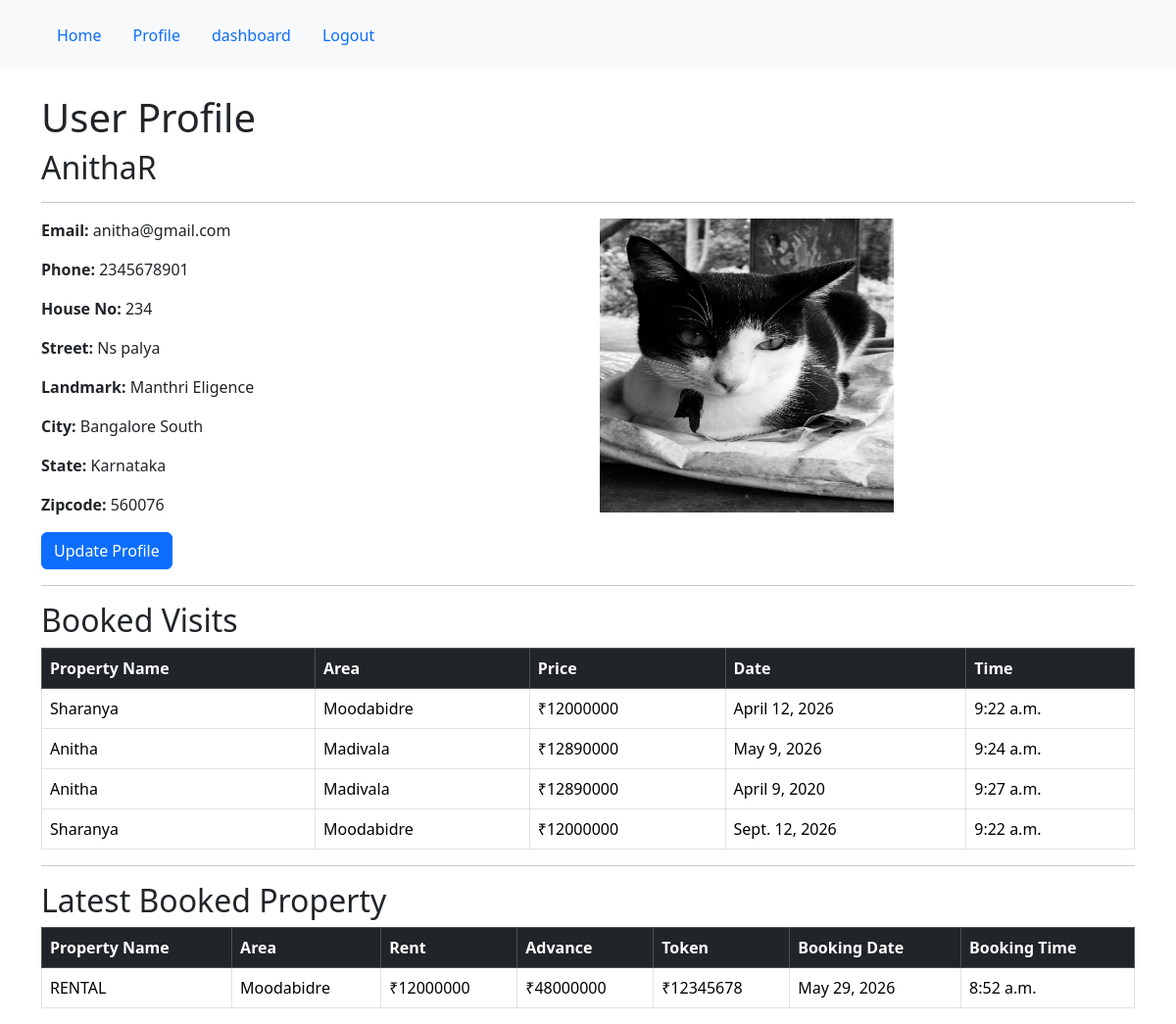
The app's page /profile (signed in) with its own data.
### formapp/models.py (models this page shows)
class UserData(models.Model):
    user=models.OneToOneField(User, on_delete=models.CASCADE)
    phone=models.BigIntegerField()
    house_no=models.IntegerField()
    street=models.CharField(max_length=100)
    landmark=models.CharField(max_length=100)
    city=models.CharField(max_length=100)
    state=models.CharField(max_length=100)
    zipcode=models.CharField(max_length=100)
    userpic=models.ImageField(upload_to='userpic/',blank=True,null=True)

### properties/models.py (models this page shows, shortened)
class visit(models.Model):
    user = models.ForeignKey(User, on_delete=models.CASCADE)
    area=models.ForeignKey(allproperties, on_delete=models.CASCADE)
    date=models.DateField()
    time=models.TimeField()
    water=models.IntegerField(default=1000)
    maintainence=models.IntegerField(default=500)

class allproperties(models.Model):
    name=models.CharField(max_length=100)
    property_type=models.CharField(choices=types)
    price=models.IntegerField()
    floors=models.CharField(max_length=100)
    category=models.CharField(choices=cat)
    age=models.IntegerField()
    area=models.CharField(max_length=100)
    city=models.CharField(max_length=100)
    no_of_rooms=models.IntegerField()
    no_of_bathrooms=models.IntegerField()
    balcony=models.BooleanField()
    attached_bathroom=models.BooleanField()
    owner_name=models.CharField(max_length=100)
    property_image=models.ImageField(upload_to='media/images/',blank=True,null=True)
    realtorname = models.ForeignKey(Realtors, related_name='realtorss', on_delete=models.CASCADE)
    verdict=models.CharField(max_length=100, choices=status)

### booking/models.py (models this page shows, shortened)
class BookingModel(models.Model):
    user = models.ForeignKey(
        User,
        on_delete=models.CASCADE
    )
    booking_id = models.UUIDField(
        default=uuid.uuid4,
        unique=True,
        editable=False
    )
    booking_date = models.DateField(
        auto_now_add=True
    )
    booking_time = models.TimeField(
        auto_now_add=True
    )
    property_detail = models.ForeignKey(
        allproperties,
        on_delete=models.CASCADE
    )
    owner_name = models.CharField(max_length=100)
    property_name = models.CharField(max_length=100)
    area = models.CharField(max_length=100)
    rent = models.IntegerField()
    advance = models.IntegerField()
    token = models.IntegerField()

### formapp/views.py (the view, shortened to what this page needs)
# urls.py: path('profile',views.profile, name='profile'),
@login_required(login_url="login")
def profile(request):
    is_realtor=Realtors.objects.filter(user=request.user).exists()
    realtor=None
    booking = visit.objects.filter(user=request.user)
    books = Book.objects.filter(user=request.user)
    latestbooking=BookingModel.objects.filter(user=request.user).order_by ('-booking_date','-booking_time')[:1]
    return render(request, 'profile.html',{'booking':booking,'books':books,'latestbooking':latestbooking})

### templates/profile.html
{% extends 'base.html' %}
{% block content %}
<div class="container mt-4">
    <div class="jumbotron">
        {% if is_realtor %}
        <h1>Realtor Profile</h1>
        <h2>{{ realtor.user.username }}</h2>
        <hr>
        <div class="row">
            <div class="col-md-6">
                <p><strong>Email:</strong> {{ realtor.user.email }}</p>
                <p><strong>Phone:</strong> {{ realtor.phone }}</p>
                <p><strong>Address:</strong> {{ realtor.address }}</p>
                <p><strong>License Number:</strong> {{ realtor.lic_no }}</p>
                <p>
                    <strong>Approved:</strong>
                    {% if realtor.is_approved %}
                        Yes
                    {% else %}
                        No
                    {% endif %}
                </p>
            </div>
            <div class="col-md-6">
                <h5>Photo</h5>
                {% if realtor.photo %}
                    <img src="{{ realtor.photo.url }}"
                         width="250"
                         height="250">
                {% endif %}
                <br><br>
                <h5>License Image</h5>
                {% if realtor.lic_img %}
                    <img src="{{ realtor.lic_img.url }}"
                         width="250"
                         height="250">
                {% endif %}
            </div>
            <a class="btn btn-primary btn-sm"
                   href="{% url 'update' %}">
                    Update Profile
            </a>
        </div>
        <br>
<h3>My Properties</h3>
<table class="table table-bordered table-hover">
    <thead class="table-dark">
        <tr>
            <th>Sl No</th>
            <th>Property</th>
            <th>Owner Name</th>
            <th>Property Price</th>
            <th>Realtor Charge</th>
            <th>Agreement</th>
        </tr>
    </thead>
    <tbody>
        {% for p in properties %}
        <tr>
            <td>{{ forloop.counter }}</td>
            <td>{{ p.name }}</td>
            <td>{{ p.owner_name }}</td>
            <td>₹{{ p.price }}</td>
            <td>
                ₹{% widthratio p.price 100 1.5 %}
            </td>
            <td>
                <a href="{% url 'agreement' p.id %}">
                    <i class="bi bi-file-earmark-pdf-fill fs-4 text-danger"></i>
                </a>
            </td>
        </tr>
        {% empty %}
        <tr>
            <td colspan="6" class="text-center">
                No Properties Added
            </td>
        </tr>
        {% endfor %}
    </tbody>
</table>
        {% else %}
        <h1>User Profile</h1>
        <h2>{{ user.username }}</h2>
        <hr>
        <div class="row">
            <div class="col-md-6">
                <p><strong>Email:</strong> {{ user.email }}</p>
                <p><strong>Phone:</strong> {{ user.userdata.phone }}</p>
                <p><strong>House No:</strong> {{ user.userdata.house_no }}</p>
                <p><strong>Street:</strong> {{ user.userdata.street }}</p>
                <p><strong>Landmark:</strong> {{ user.userdata.landmark }}</p>
                <p><strong>City:</strong> {{ user.userdata.city }}</p>
                <p><strong>State:</strong> {{ user.userdata.state }}</p>
                <p><strong>Zipcode:</strong> {{ user.userdata.zipcode }}</p>
                <a class="btn btn-primary"
                   href="{% url 'update' %}">
                    Update Profile
                </a>
            </div>
            <div class="col-md-6">
                {% if user.userdata.userpic %}
                    <img src="{{ user.userdata.userpic.url }}"
                         width="300"
                         height="300">
                {% endif %}
            </div>
        </div>
        <hr>
        <h2>Booked Visits</h2>
        <table class="table table-bordered">
            <thead class="table-dark">
                <tr>
                    <th>Property Name</th>
                    <th>Area</th>
                    <th>Price</th>
                    <th>Date</th>
                    <th>Time</th>
                </tr>
            </thead>
            <tbody>
                {% for i in booking %}
                <tr>
                    <td>{{ i.area.name }}</td>
                    <td>{{ i.area.area }}</td>
                    <td>₹{{ i.area.price }}</td>
                    <td>{{ i.date }}</td>
                    <td>{{ i.time }}</td>
                </tr>
                {% empty %}
                <tr>
                    <td colspan="5">No Visits Booked</td>
                </tr>
                {% endfor %}
            </tbody>
        </table>
        <hr>
        <h2>Latest Booked Property</h2>
        <table class="table table-bordered">
            <thead class="table-dark">
                <tr>
                    <th>Property Name</th>
                    <th>Area</th>
                    <th>Rent</th>
                    <th>Advance</th>
                    <th>Token</th>
                    <th>Booking Date</th>
                    <th>Booking Time</th>
                </tr>
            </thead>
            <tbody>
                {% for i in latestbooking %}
                <tr>
                    <td>{{ i.property_name }}</td>
                    <td>{{ i.area }}</td>
                    <td>₹{{ i.rent }}</td>
                    <td>₹{{ i.advance }}</td>
                    <td>₹{{ i.token }}</td>
                    <td>{{ i.booking_date }}</td>
                    <td>{{ i.booking_time }}</td>
                </tr>
                {% empty %}
                <tr>
                    <td colspan="6">No Property Booked Yet</td>
                </tr>
                {% endfor %}
            </tbody>
        </table>
        {% endif %}
    </div>
</div>
{% endblock %}

### templates/base.html (shortened to what this page needs)
<!DOCTYPE html>
<html lang="en">
<head>
    <link href="https://cdn.jsdelivr.net/npm/bootstrap@5.3.8/dist/css/bootstrap.min.css" rel="stylesheet">
    <link rel="stylesheet" href="https://cdn.jsdelivr.net/npm/bootstrap-icons@1.11.3/font/bootstrap-icons.min.css">
</head>
<body>
    <nav class="navbar navbar-light bg-light">
        <div class="container">
            <ul class="nav navbar">
                {% if user.is_authenticated %}
                <li class="nav-item">
                    <a class="nav-link" href="{% url 'home' %}">Home</a>
                </li>
                <li class="nav-item">
                    <a class="nav-link" href="{% url 'profile' %}">Profile</a>
                </li>
                <li class="nav-item">
                    <a class="nav-link" href="{% url 'dashboard' %}">dashboard</a>
                </li>
                <li class="nav-item">
                    <a class="nav-link" href="{% url 'logout' %}">Logout</a>
                </li>
                {% endif %}
            </ul>
        </div>
    </nav>
    {% block content%}
    {% endblock %}
</body>
</html>

### records on screen
visit: area.name "Sharanya", area.area "Moodabidre", area.price "12000000", date "April 12, 2026", time "9:22 a.m."
visit: area.name "Anitha", area.area "Madivala", area.price "12890000", date "May 9, 2026", time "9:24 a.m."
visit: area.name "Anitha", area.area "Madivala", area.price "12890000", date "April 9, 2020", time "9:27 a.m."
visit: area.name "Sharanya", area.area "Moodabidre", area.price "12000000", date "Sept. 12, 2026", time "9:22 a.m."
BookingModel: property_name "RENTAL", area "Moodabidre", rent "12000000", advance "48000000", token "12345678", booking_date "May 29, 2026", booking_time "8:52 a.m."

### other values on screen
{{ user.username }} "AnithaR"
{{ user.email }} "anitha@gmail.com"
{{ user.userdata.phone }} "2345678901"
{{ user.userdata.house_no }} "234"
{{ user.userdata.street }} "Ns palya"
{{ user.userdata.landmark }} "Manthri Eligence"
{{ user.userdata.city }} "Bangalore South"
{{ user.userdata.state }} "Karnataka"
{{ user.userdata.zipcode }} "560076"
